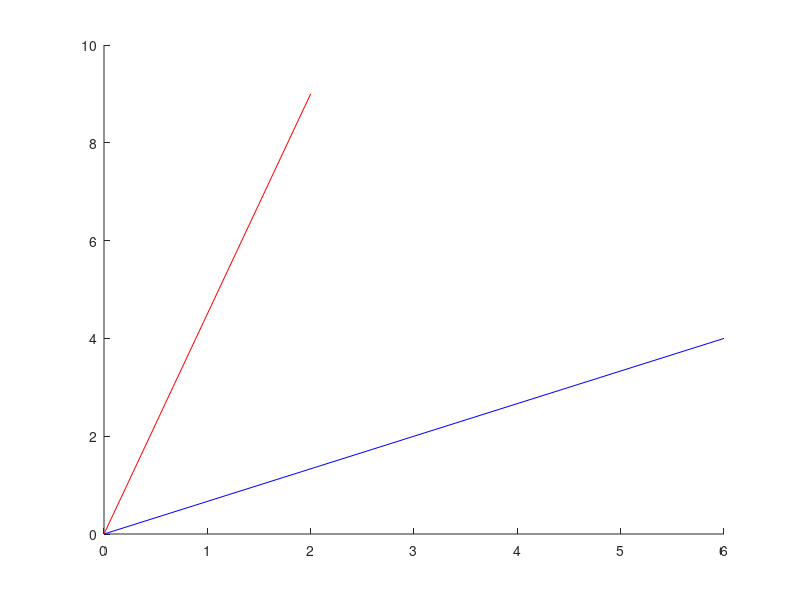

Write MATLAB code to recreate this figure.
clear;
x=[6;4];
y=[2;9];
%%
line ([0 x(1)],[0 x(2)],'Color','b')
hold on
line([0 y(1)],[0 y(2)],'Color','r')
%%
angleDeg=acosd((x'*y)/(norm(x)*norm(y)));
angleRad=acos((x'*y)/(norm(x)*norm(y)));